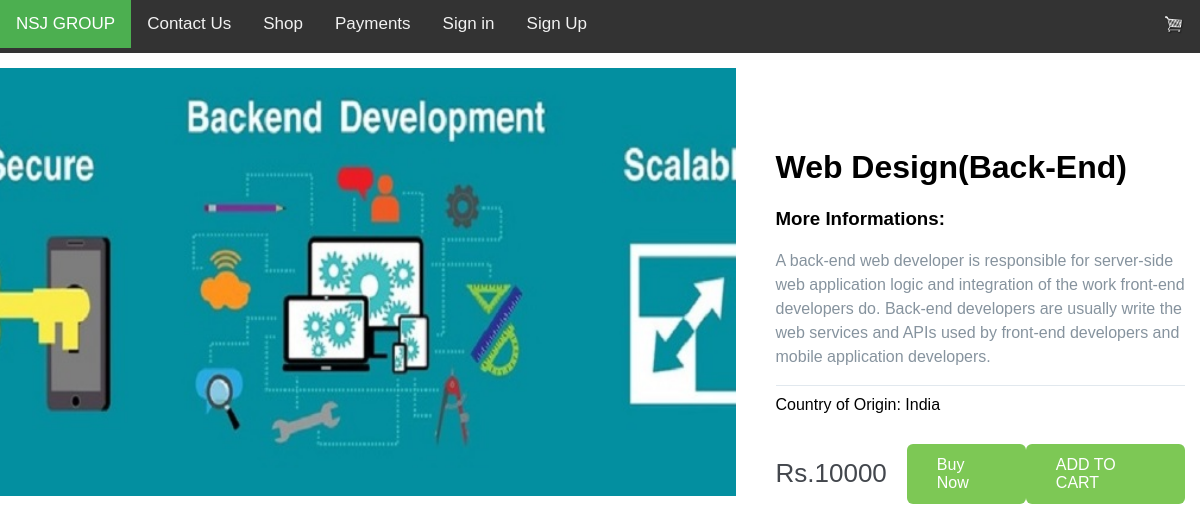
The page /itemdetails/7/ on the database its author committed.
### homepage/models.py (models this page shows, shortened)
class Item(models.Model):
    item_name = models.CharField(max_length=1024)
    item_image = models.ImageField(upload_to = 'None')
    item_price = models.PositiveIntegerField()
    item_publisher = models.CharField(max_length=1024)
    item_origin = models.CharField(max_length=1024)
    item_description = models.TextField()
    item_slug = models.SlugField()

### homepage/views.py (the view)
# urls.py: path('itemdetails/<int:itemid>/', itemdetails, name="itemdetails"),
def itemdetails(request, itemid):
    item = Item.objects.get(pk= itemid)
    return render(request, "itemdetails.html", {'item': item})

### templates/itemdetails.html (shortened to what this page needs)
{% extends 'menu.html' %}
{% block content %}
<main style="  max-width: 1200px;
  margin: 0 auto;
  padding: 15px;
  display: flex;" class="container">
  <div style="  width: 65%;
  position: relative;" class="left-column">
    <img style="  width: 100%;
  position: absolute;
  left: -40px;
  right: 10px;
  top: 0;
  opacity: 0;
  transition: all 0.3s ease;
  opacity: 1;" data-image="black class="active" src="{{item.item_image.url}}" alt="">
   </div>
  <div style="  width: 35%;
  margin-top: 60px;" class="right-column">
    <div style="  border-bottom: 1px solid #E1E8EE;
  margin-bottom: 10px;" class="product-description">
      <h1>{{item.item_name}}</h1>
      <h3 >More Informations:</h3>
      <p style="  font-size: 16px;
  font-weight: 300;
  color: #86939E;
  line-height: 24px;">{{item.item_description}}</p>
    </div>
    <div class="product-configuration">
      <div style=" margin-bottom: 30px;" class="product-color">
        <span>Country of Origin: {{item.item_origin}}</span>
    </div>
    <div style="  display: flex;
  align-items: center;" class="product-price">
      <span style="  font-size: 26px;
  font-weight: 300;
  color: #43474D;
  margin-right: 20px;" >Rs.{{item.item_price}}</span>
{% if user.is_authenticated %}
<a  style="  display: inline-block;
background-color: #7DC855;
border-radius: 6px;
font-size: 16px;
color: #FFFFFF;
text-decoration: none;
padding: 12px 30px;
transition: all .5s;"  href="{% url 'buynow' item.id user.id %}">Buy Now</a>
<a  style="  display: inline-block;
background-color: #7DC855;
border-radius: 6px;
font-size: 16px;
color: #FFFFFF;
text-decoration: none;
padding: 12px 30px;
transition: all .5s;"  href="{% url 'addtocart' user.id item.id %}">ADD TO CART</a>
{% else %}
<a  style="  display: inline-block;
background-color: #7DC855;
border-radius: 6px;
font-size: 16px;
color: #FFFFFF;
text-decoration: none;
padding: 12px 30px;
transition: all .5s;"  href="{% url 'buynow' %}">Buy Now</a>
<a  style="  display: inline-block;
background-color: #7DC855;
border-radius: 6px;
font-size: 16px;
color: #FFFFFF;
text-decoration: none;
padding: 12px 30px;
transition: all .5s;"  href="{% url 'addtocart_inactiveuser' %}">ADD TO CART</a>
{% endif %}
    </div>
  </div>
</main>
{% endblock %}

### templates/menu.html (style rules this page uses)
body { margin: 0; font-family: Arial, Helvetica, sans-serif; }

### rows shown on the page
Item: item_image (picture), item_name "Web Design(Back-End)", item_description "A back-end web developer is responsible for server-side web application logic and integration of the work front-end developers do. Back-end developers are usually write the web services and APIs used by front-end developers and mobile application developers.", item_origin "India", item_price "10000"
